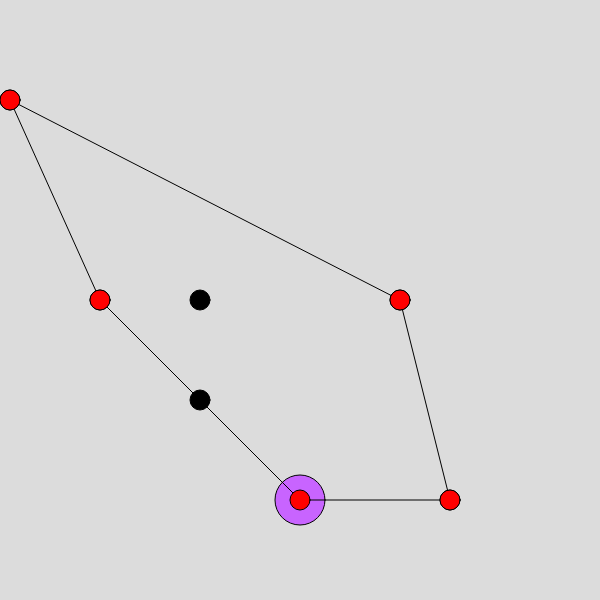
Frame 1 (no input)
Frame 60 (no input): identical to frame 1, image omitted
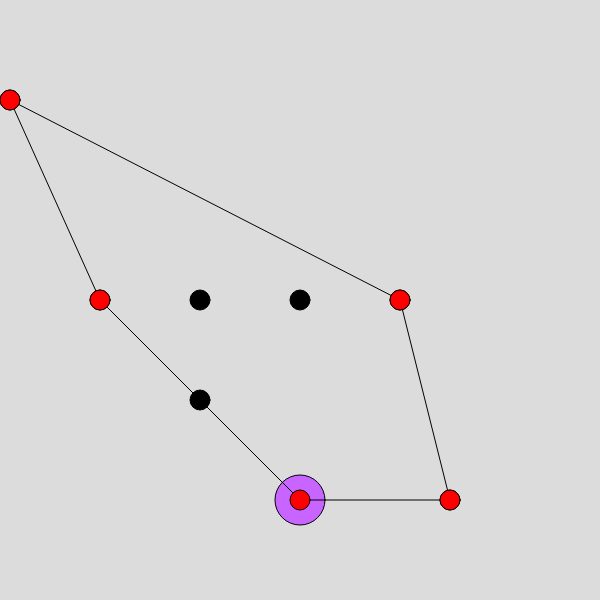
Frame 120 (the mouse pressed at the canvas centre since frame 60)

The p5.js sketch that drew these frames (run headless with seeded random() and noise() and a simulated clock; from frame 60 on, the mouse is pressed at the canvas centre):

// p5.js sketch
// ── sketch.js
// Black dots - Points within the hull
// Red dots - Points on the hull
// Purple dot - Starting point on hull

let p;
let start;
let sorted;
let hull;

function setup() {
  createCanvas(600, 600);
  p = [createVector(450, 100), createVector(300, 100),  createVector(100, 300), createVector(200, 200), createVector(200, 300), createVector(400, 300), createVector(10, 500)];
  hull = constructHull();
}

function constructHull(){
  sortPoints();  // Sort points in relative counter-clockwise rtation
  let stack = []; // Not really sure if arrays can replicate a stack but this will do
  stack.push(sorted[0][1], sorted[1][1], sorted[2][1]);  // Note that the firs 3 points of the sorted array should form a counter-clockwise orienation (or left turn)
  
  for (let i = 3; i < sorted.length; i++){
    let p1 = stack[stack.length - 2]; // Point before the topmost point on the stack
    let p2 = stack[stack.length - 1];  // Topmost point on the stack
    let p3 = sorted[i][1];  // Current iterating point
    let z = orientation(p1, p2, p3);
    while (z <= 0){  // Clockwise (Clockwise orientation creates a convex shape in counter-clockwise rotation) and collinear orientations (Collinear points add unnecessary repetition to the hull) are to be avoided 
      stack.pop();
      p1 = stack[stack.length - 2]; // Point before the topmost point on the stack
      p2 = stack[stack.length - 1];  // Topmost point on the stack
      p3 = sorted[i][1];  // Current iterating point
      z = orientation(p1, p2, p3);
    }
    stack.push(p3);
  }
  for (let el of stack) print(el.x, el.y);
  print(stack.length)
  return stack;
}

function draw() {
  background(220);
  // ****************************************************************
  // THESE 2 LINES OF CODE CHANGES THE COORDINATE SYSTEM
  translate(0, height);  // Shift the origin to the bottom-left of the screen
  scale(1, -1)  // Inverts up and down. Now positive go up screen and negative goes down
  // ****************************************************************
  
  // Draw starting point
  fill(200, 100, 255);
  circle(start.x, start.y, 50);
  
  for (let el of p){
    if (el != start){
      fill(0);
      circle(el.x, el.y, 20);
    }
  }
  
  // Draw the convex hull
  for (let i = 0; i < hull.length - 1; i++){ // Draw lines
    let p1 = hull[i]; let p2 = hull[i + 1]
    line(p1.x, p1.y, p2.x, p2.y);
  }
  line(start.x, start.y, hull[hull.length - 1].x, hull[hull.length - 1].y);  // Starting point to the end point on hull
  for (let el of hull){  // Draw points on hull
    fill(255,0,0);
    circle(el.x, el.y, 20);
  }
  
}

function mousePressed(){
  let mx = mouseX; let my = height - mouseY;  // Do this since we flipped-coord system along x-axis
  p.push(createVector(mx, my));
  hull = constructHull();
}

// ── Orientation.js
function orientation(a, b, c){ // We assume that the order is a --> b --> c
  
  let v1 = p5.Vector.sub(b, a);
  let v2 = p5.Vector.sub(c, b);
  
  // The z-component of the cross product will show orientation
  let z = v1.cross(v2).z;
  
  return z;
}

// ── Sort Points.js
function sortPoints(){
  // Find the lowest y-coord
  start = createVector(pow(10, 10), pow(10, 10));
  for (let el of p)
    if (el.y < start.y) start = el;

  // Then find the lowest x-coord with the lowest y-coord
  for (let el of p)
    if (el.y == start.y && el.x < start.x) start = el;
  
  // Collect the z-component cross product of each point
  // We find the cross product by comparing 2 lines being the "x-axis" and "the line seg formed from the starting point to a point in the array"  
  // Values right of the starting point will increase steadily going clockwise
  // However, in order to handle the non-increasing left side (going clockwise), we use a special formula: val = (max - val) + max
  
  let maxZ = createVector(1,0,0).cross(createVector(0,1,0)).z; // Max z-component possible from unit vector cross product
  sorted = []; // Sorted points going counter clockwise from the starting point
  for (let el of p) {
    if (el != start){
      let v1 = createVector(1, 0, 0);
      let v2 = p5.Vector.sub(el, start).normalize();  // We need to normalize since magnitude affects cross product (And we want consistence)
      let z = v1.cross(v2).z;
      if (el.x < start.x){
        z = (maxZ - z) + maxZ  // This formula bypasses the non-constant growth of the z-value going counter-clockwise
        sorted.push([z, el]);
      }
      else sorted.push([z, el]);
    }
  }
  
  sorted.sort(compare);
  sorted.splice(0,0,["start",start]);  // Add the starting point as being the 1st to come in the sorted array
  
  //Check if two or more points have the same angle. If two more points have the same angle, then remove all same angle points except the point farthest from starting point
  let sorted2 = [];
  for (let i = 0; i < sorted.length - 1; i++){
    // In case of collinear points, the array is already sorted so that the furthest point from the starting point is closer to the end of the sorted array
    if (sorted[i][0] != sorted[i + 1][0]) 
      sorted2.push(sorted[i]);  // Append either furthest collinear point or unique "angled" point
  }
  sorted2.push(sorted[sorted.length - 1]);  // The last element will either have a unique angle (not actually an angle) or will be the furthest point from the starting point among 2 or more points which lie on the same line. As a result, we always add the last element.
  sorted = sorted2;
}

function compare(a, b) { // Sort from smallest to greatest
  if (a[0] < b[0]) return -1;
  else if (a[0] > b[0]) return 1;
  else{
    // We have 2 collinear points and must sort them so that the furthest point comes after
    let d1 = dist(start.x, start.y, a[1].x, a[1].y);
    let d2 = dist(start.x, start.y, b[1].x, b[1].y);
    if (d1 < d2) return -1;
    else return 1; // d1 > d2
  }
}
